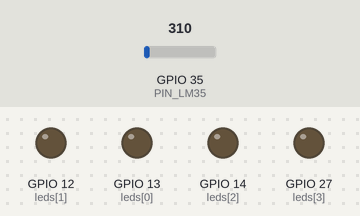
Simulated run of this sketch. Board: ESP32. Shown: output pins drawn as LEDs (lit = HIGH). The test bench sets the inputs (shaded band); at power-on: GPIO 35 (PIN_LM35) = 310. WiFi joins after 1.5 s; servers stay silent unless stated; uploads are accepted with an empty reply; what the sketch prints to the serial monitor is not drawn.

Above: at 0.1 s.
At 2.6 s:
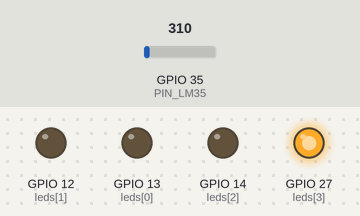
Timing chart, 0 to 4.1 s (numbered marks = the images above):
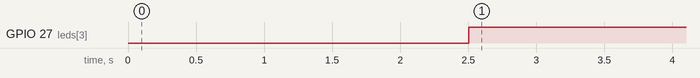

The sketch:

ESPCom.ino
```cpp
#include <WiFi.h>
#include <HTTPClient.h>
#include <ArduinoJson.h>
#define ADC_VREF_mV    3300.0 // in millivolt
#define ADC_RESOLUTION 4096.0
#define PIN_LM35       35 // ESP32 pin GIOP36 (ADC0) connected to LM35

const char* ssid = "KinaWifi";
const char* password = "L@wrence7590";

//const char* ssid = "EmersonWifi";
//const char* password = "equisdelol";

String url;
String httpRequestData,payload;
short int httpResponseCode;

char json[500];
DynamicJsonDocument doc(1024);

int temperatura;
int binLed = 0;
String bl = "0000";
int mode = 0;

const int leds[4] = {13, 12, 14, 27};

void setup() {

  Serial.begin(115200);

  pinMode(leds[0], OUTPUT);
  pinMode(leds[1], OUTPUT);
  pinMode(leds[2], OUTPUT);
  pinMode(leds[3], OUTPUT);

  Serial.print("Conectando");
  WiFi.begin(ssid, password);
  while (WiFi.status() != WL_CONNECTED) {
    delay(500);
    Serial.print(".");
  }
  Serial.print("IP: ");
  Serial.println(WiFi.localIP());

}
void Enviar(){
  HTTPClient http;
  http.addHeader("Content-Type", "text/plain");
  url = "http://192.168.1.35/Sensor?temperatura="+(String)temperatura+"&key=esp";
  //url = "http://192.168.43.103/Sensor?temperatura="+(String)temperatura+"&key=esp";
  http.begin(url);
  httpResponseCode = http.GET();
  delay(300);
  if (httpResponseCode == 200) {

    Serial.print("Se ha enviado: ");
    Serial.print(temperatura);
    Serial.println("C");

  }else{

    Serial.print("HTTP Response code: ");
    Serial.println(httpResponseCode);

  }
  http.end();
}

void Recibir(){

  HTTPClient http;

  http.addHeader("Content-Type", "text/plain");
  url = "http://192.168.1.35/Enviar?key=esp";
  //url = "http://192.168.43.103/Enviar?key=esp";
  http.begin(url);
  httpResponseCode = http.GET();
  String payload = http.getString();
  delay(300);
  if (httpResponseCode == 200) {

    payload.toCharArray(json, 500);
    deserializeJson(doc, json);

    binLed = doc["binLed"];
    mode = doc["mode"];

    //Serial.print("Se ha recibido binLed: ");
    //Serial.println(binLed);
    //Serial.print("Se ha recibido mode: ");
    //Serial.println(mode);


  }else{

    Serial.print("HTTP Response code: ");
    Serial.println(httpResponseCode);

  }

  http.end();

}

void Temperatura(){
    int adcVal = analogRead(PIN_LM35);
    float milliVolt = adcVal * (ADC_VREF_mV / ADC_RESOLUTION);
    float tempC = milliVolt / 10;
    temperatura = tempC;
}

void Led(){

  Serial.print("Se ha recibido modo: ");
  Serial.print(mode);

  if(mode == 2){
    Serial.println();
    Serial.println("Esperando...");
  }

  if(mode == 1){

    Serial.println(" (Binario)");

    bl = binLed;

    for(int x = 0; x < 4; x++){

      if(bl.length() < 4){
        bl = "0"+bl;
      }

    }

    for(int x = 0; x < 4; x++){

      if(bl.charAt(x) == '1'){
        digitalWrite(leds[x], HIGH);
      }else if(bl.charAt(x) == '0'){
        digitalWrite(leds[x], LOW);
      }else{

        digitalWrite(leds[0], LOW);
        digitalWrite(leds[1], LOW);
        digitalWrite(leds[2], LOW);
        digitalWrite(leds[3], LOW);

        Serial.println("No se ha digitado un número válido");

        break;

      }

    }

    Serial.print("Arreglo: ");
    Serial.println(bl);

  }

  if(mode == 0){

    Serial.println(" (Led)");

    switch(binLed){
      case 0:
        digitalWrite(leds[0], LOW);
        digitalWrite(leds[1], LOW);
        digitalWrite(leds[2], LOW);
        digitalWrite(leds[3], HIGH);
        break;
      case 1:
        digitalWrite(leds[0], LOW);
        digitalWrite(leds[1], LOW);
        digitalWrite(leds[2], HIGH);
        digitalWrite(leds[3], LOW);
        break;
      case 2:
        digitalWrite(leds[0], LOW);
        digitalWrite(leds[1], HIGH);
        digitalWrite(leds[2], LOW);
        digitalWrite(leds[3], LOW);
        break;
      case 3:
        digitalWrite(leds[0], HIGH);
        digitalWrite(leds[1], LOW);
        digitalWrite(leds[2], LOW);
        digitalWrite(leds[3], LOW);
        break;
      default:
        Serial.println("No se ha digitado un número válido");
        digitalWrite(leds[0], LOW);
        digitalWrite(leds[1], LOW);
        digitalWrite(leds[2], LOW);
        digitalWrite(leds[3], LOW);
        break;
    }

    Serial.print("Led: ");
    Serial.println(binLed);

  }

}

void loop() {

  Temperatura();
  Enviar();
  Recibir();
  Led();
  delay(5000);
}
```

Measured:
- by itself, GPIO 27 (leds[3]): LOW → HIGH at 2.5 s
